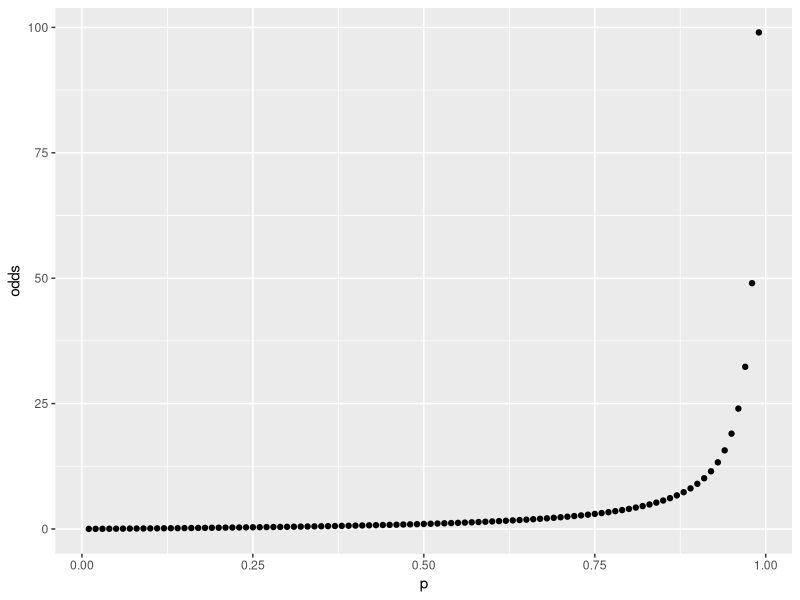
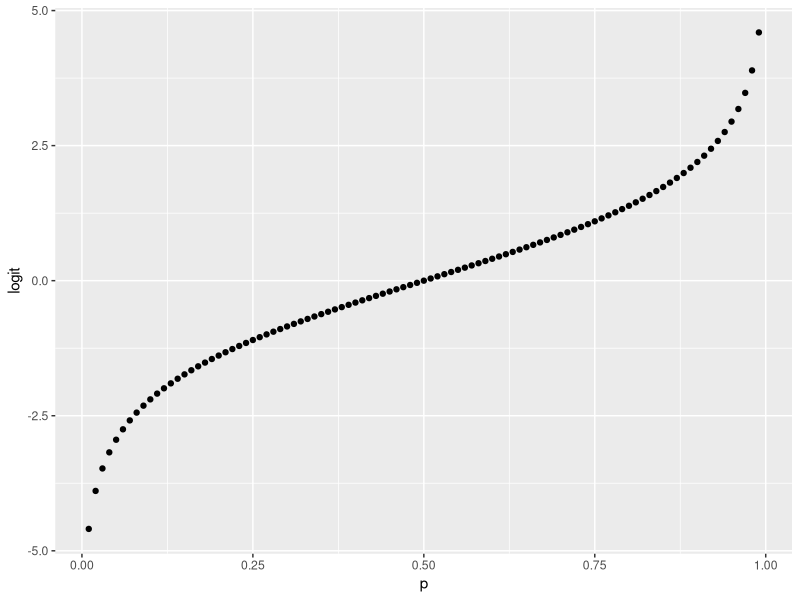
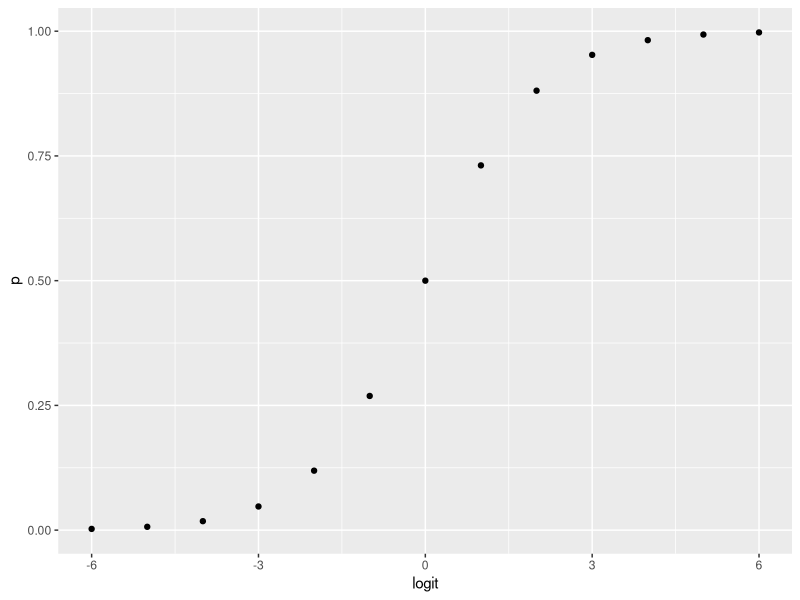
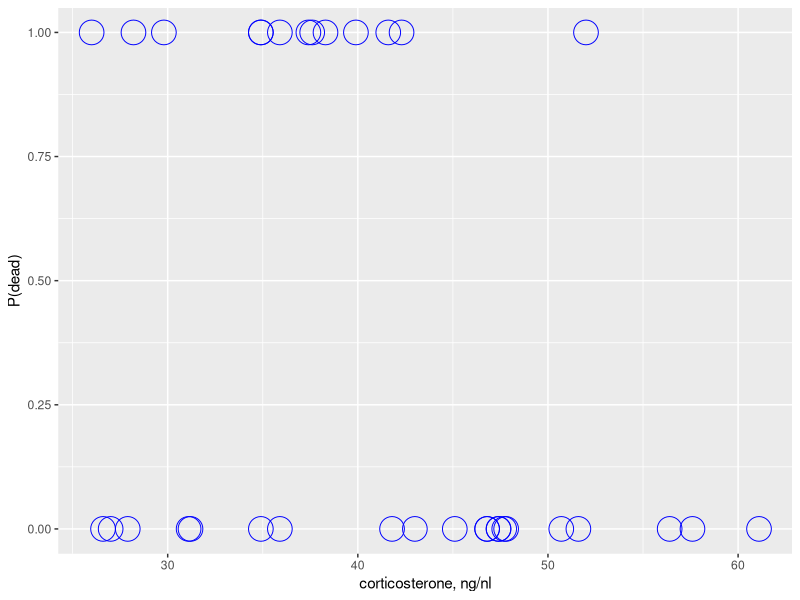
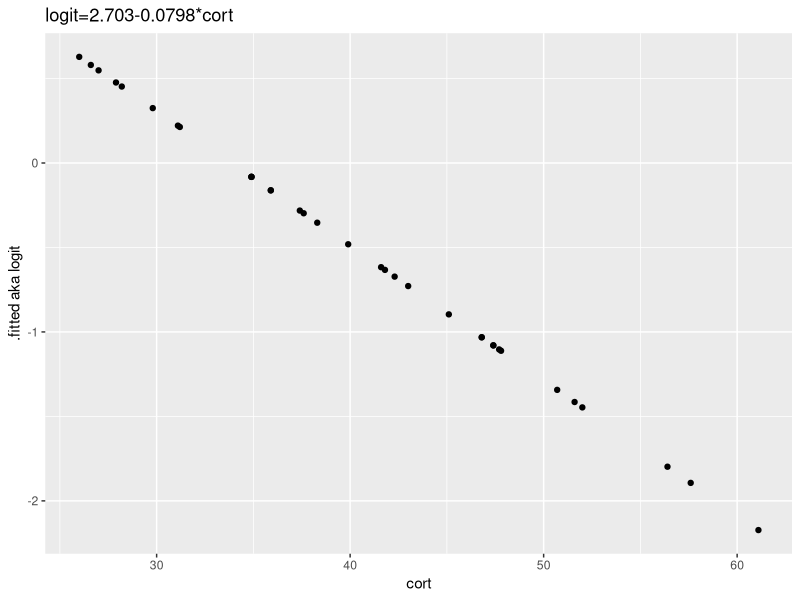
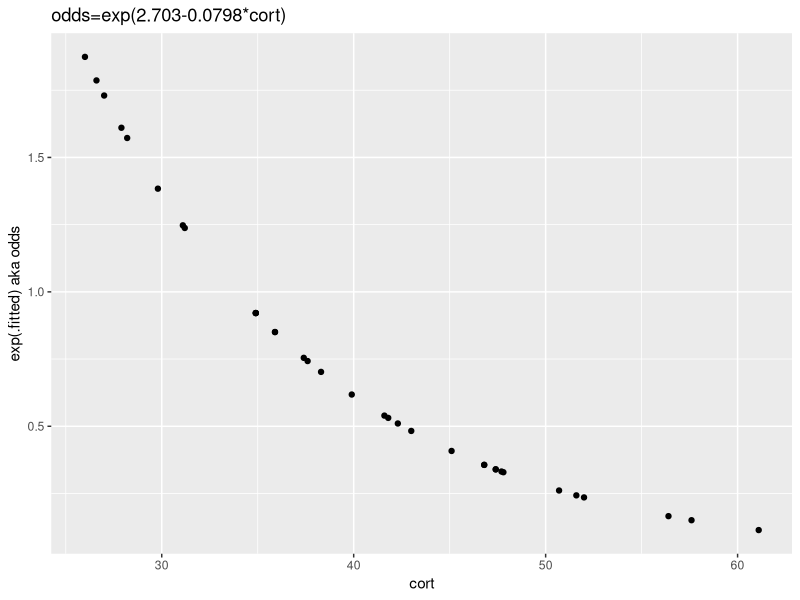
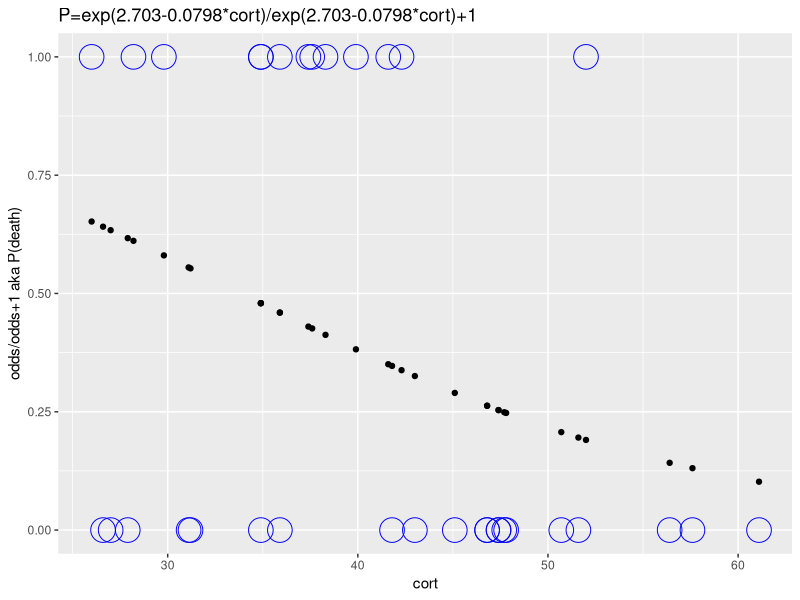

Write R code to recreate these figures, in order.
## ---- chunk 1
library(tidyverse)
library(viridis )
library(broom)
library(knitr)
## ---- chunk 2
a <- seq(99, 1, -1)
d <- seq(1, 99, 1)

p <- a/(a+d)
odds <- p/(1-p)
logit <- log(p/(1-p))

ggplot()+
  geom_point(aes(p, odds))

ggplot()+
  geom_point(aes(p, logit))
## ---- chunk 3
logit <- seq(-6, 6, 1)

p <- exp(logit)/(1+exp(logit))

ggplot()+
  geom_point(aes(logit, p))
## ---- chunk 4
cort <- c(26,28.2,29.8,34.9,34.9,35.9,37.4,37.6,38.3,39.9,41.6,42.3,52,26.6,27,27.9,31.1,31.2,34.9,35.9,41.8,43,45.1,46.8,46.8,47.4,47.4,47.7,47.8,50.7,51.6,56.4,57.6,61.1)

death <- c(1,1,1,1,1,1,1,1,1,1,1,1,1,0,0,0,0,0,0,0,0,0,0,0,0,0,0,0,0,0,0,0,0,0)

stork <- data.frame(cort, death)

ggplot(stork, aes(cort, death))+
  geom_point(shape=1, size=8, color="blue")+
  labs(y="P(dead)", x="corticosterone, ng/nl")
## ---- chunk 5
stork.model <- glm(death~cort, family=binomial(), stork)
summary(stork.model)
## ---- chunk 6
augment(stork.model)
## ---- chunk 7
ggplot(augment(stork.model), aes(cort, .fitted))+
  geom_point()+
  ylab(".fitted aka logit")+
  ggtitle("logit=2.703-0.0798*cort")
  

## ---- chunk 8
ggplot(augment(stork.model), aes(cort, y=exp(.fitted)))+
  geom_point()+
  ylab("exp(.fitted) aka odds")+
  ggtitle("odds=exp(2.703-0.0798*cort)")
## ---- chunk 9
ggplot(augment(stork.model), aes(cort, y=exp(.fitted)/(exp(.fitted)+1)))+
  geom_point()+
  ylab("odds/odds+1 aka P(death)")+
  ggtitle("P=exp(2.703-0.0798*cort)/exp(2.703-0.0798*cort)+1")+
  geom_point(data=stork, aes(y=death), shape=1, size=8, color="blue")
## ---- chunk 10
kable(tidy(stork.model))
## ---- chunk 11
#let `l` be our linear model
c <- c(30, 60)
l <- 2.7030-0.0798*c
p <- exp(l)/(exp(l)+1)
p
## ---- chunk 12
(exp(-0.0798)-1)*100
## ---- chunk 13
confint(stork.model)
## ---- chunk 14
kable(glance(stork.model))
## ---- chunk 15
1-pchisq(45.234-41.396, 33-32)

#which is the same as...

pchisq(45.234-41.396, 33-32, lower.tail=F)

## ---- chunk 16
anova(stork.model, test="Chisq")
